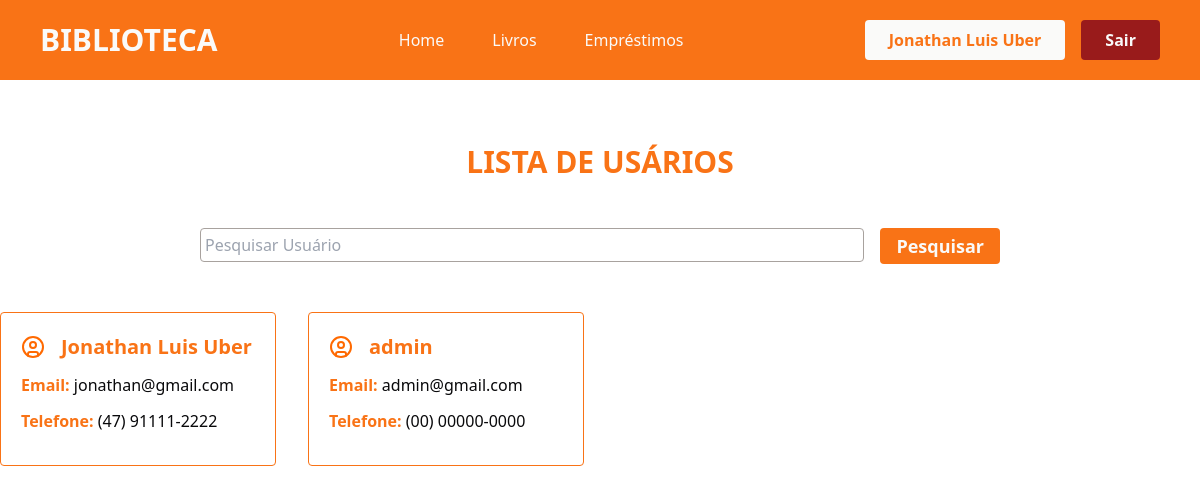
The app's page /usuarios/ (signed in) with its own data.
### app/models.py (models this page shows)
class User(db.Model, UserMixin):
    id = db.Column(db.Integer, primary_key=True)
    nome = db.Column(db.String(100), nullable=True)
    telefone = db.Column(db.String(100), nullable=True)
    email = db.Column(db.String(100), nullable=True)
    senha = db.Column(db.String(100), nullable=True)
    emprestimos = db.relationship('Emprestimo', backref='user', lazy=True)

### app/views.py (the view)
@app.route('/usuarios/')
@login_required
def usuarios():
    if request.method == 'GET':
        pesquisa = request.args.get('pesquisa', '')
    dados = User.query.order_by('nome')
    if pesquisa != '':
        dados = dados.filter(User.nome.ilike(f'%{pesquisa}%'))
    usuarios = {'dados' : dados.all()}
    return render_template('usuarios.html', usuarios=usuarios)

### app/models.py (called while the page is built)
@login_manager.user_loader
def load_user(user_id):
    return User.query.get(user_id)

### app/templates/usuarios.html (shortened to what this page needs)
{% extends "head.html" %}
{% block content %}
<div class="container-usuarios flex flex-col justify-center align-center">
    <div class="titulo mt-[4rem] flex-col justify-center items-center">
        <h2 class="text-3xl text-center text-orange-500 font-bold">LISTA DE USÁRIOS</h2>
    </div>
    <div class="pesquisa mt-[3rem] flex justify-center">
        <form action="" method="get" class="flex flex-row gap-4 w-[800px]">
                <div class="w-full">
                    <input type="text" name="pesquisa" class="w-full border-[1px] rounded border-stone-400 px-1 py-1 outline-orange-500 outline-2" placeholder="Pesquisar Usuário">
                </div>
                <div class="w-70">
                    <button type="submit" class="bg-orange-500 w-full text-stone-50 font-semibold text-lg rounded py-1 px-4 hover:bg-orange-700 cursor-pointer transition-all duration-500">Pesquisar</button>
                </div>
            </form>
    </div>
    <section class="usuarios flex justify-center mt-[3rem]">
        <div class="lista-usuarios grid grid-cols-4 gap-[2rem] w-[1500px]">
            {% for user in usuarios.dados %}
                <div class="card-usuario border-orange-500 border-[1px] rounded p-5">
                    <div class="nome-svg flex flex-row gap-4 items-center justify-start">
                        <h2 class="text-xl font-semibold text-orange-500">{{user.nome}}</h2>
                    </div>
                    <p class="mt-3 text-orange-500 font-semibold">Email: <span class="text-zinc-950 font-normal">{{user.email}}</span></p>
                    <p class="mt-3 mb-3 text-orange-500 font-semibold">Telefone: <span class="text-zinc-950 font-normal">{{user.telefone}}</span></p>
                </div>
            {% endfor %}
        </div>
    </section>
</div>
{% endblock %}

### app/templates/header.html (shortened to what this page needs)
{% extends "head.html" %}
{% block content %}
<header class="font-sans px-10 py-5 bg-orange-500">
    <div class="container-header flex justify-between items-center">
        <div class="logo text-stone-50 font-bold text-3xl">
            <h1>BIBLIOTECA</h1>
        </div>
        <nav class="nav flex gap-12 text-stone-50 font-medium">
            <a href="{{ url_for('homepage') }}">Home</a>
            <a href="{{ url_for('livros') }}">Livros</a>
            <a href="{{ url_for('emprestimos') }}">Empréstimos</a>
        </nav>
        <div class="login flex gap-4">
            {% if current_user.is_authenticated %}
            <p class="bg-stone-50 px-6 py-2 text-orange-500 rounded font-semibold">{{current_user.nome}}</p>
                <a href="{{ url_for('logout') }}" class="bg-red-800 px-6 py-2 text-stone-50 rounded font-semibold cursor-pointer hover:bg-red-900 transition-all duration-500">Sair</a>
            {% endif %}
        </div>
    </div>
</header>
{% endblock %}

### records on screen
User: nome "Jonathan Luis Uber", email "jonathan@gmail.com", telefone "(47) 91111-2222"
User: nome "admin", email "admin@gmail.com", telefone "(00) 00000-0000"
